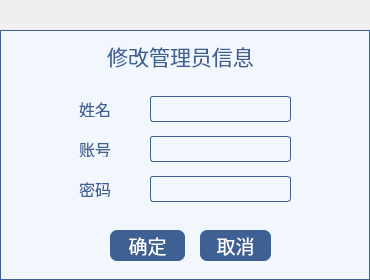
<?xml version="1.0" encoding="UTF-8"?>
<ui version="4.0">
 <class>Admin_ModifyManager</class>
 <widget class="QWidget" name="Admin_ModifyManager">
  <property name="geometry">
   <rect>
    <x>0</x>
    <y>0</y>
    <width>370</width>
    <height>280</height>
   </rect>
  </property>
  <property name="font">
   <font>
    <family>黑体</family>
    <pointsize>12</pointsize>
   </font>
  </property>
  <property name="windowTitle">
   <string>Form</string>
  </property>
  <property name="styleSheet">
   <string notr="true">QLabel{
color:#3e6093;
}


QLineEdit{
border-radius:3px;
border:1px solid #3e6093;
background:#f2f6fd;
color:#3e6093;}
QComboBox{border-radius:3px;
border:1px solid #3e6093;
background:#f2f6fd;}


QComboBox::drop-down {
width:24px;
border-image:url(:/res/所有下拉框.png);
}  

QComboBox:hover{
background:#d9e4f5;
}

QComboBox:pressed{
background:#bac9e0;
}</string>
  </property>
  <widget class="QWidget" name="widget" native="true">
   <property name="geometry">
    <rect>
     <x>70</x>
     <y>70</y>
     <width>241</width>
     <height>161</height>
    </rect>
   </property>
   <widget class="QLabel" name="label_2">
    <property name="geometry">
     <rect>
      <x>9</x>
      <y>31</y>
      <width>32</width>
      <height>16</height>
     </rect>
    </property>
    <property name="font">
     <font>
      <family>黑体</family>
      <pointsize>12</pointsize>
     </font>
    </property>
    <property name="text">
     <string>姓名</string>
    </property>
   </widget>
   <widget class="QLineEdit" name="lineEdit">
    <property name="geometry">
     <rect>
      <x>80</x>
      <y>26</y>
      <width>141</width>
      <height>26</height>
     </rect>
    </property>
   </widget>
   <widget class="QLabel" name="label_3">
    <property name="geometry">
     <rect>
      <x>9</x>
      <y>71</y>
      <width>32</width>
      <height>16</height>
     </rect>
    </property>
    <property name="font">
     <font>
      <family>黑体</family>
      <pointsize>12</pointsize>
     </font>
    </property>
    <property name="text">
     <string>账号</string>
    </property>
   </widget>
   <widget class="QLineEdit" name="lineEdit_2">
    <property name="geometry">
     <rect>
      <x>80</x>
      <y>66</y>
      <width>141</width>
      <height>26</height>
     </rect>
    </property>
   </widget>
   <widget class="QLabel" name="label_4">
    <property name="geometry">
     <rect>
      <x>9</x>
      <y>111</y>
      <width>32</width>
      <height>16</height>
     </rect>
    </property>
    <property name="font">
     <font>
      <family>黑体</family>
      <pointsize>12</pointsize>
     </font>
    </property>
    <property name="text">
     <string>密码</string>
    </property>
   </widget>
   <widget class="QLineEdit" name="lineEdit_3">
    <property name="geometry">
     <rect>
      <x>80</x>
      <y>106</y>
      <width>141</width>
      <height>26</height>
     </rect>
    </property>
   </widget>
  </widget>
  <widget class="QPushButton" name="pushButton">
   <property name="geometry">
    <rect>
     <x>110</x>
     <y>230</y>
     <width>75</width>
     <height>31</height>
    </rect>
   </property>
   <property name="font">
    <font>
     <family>黑体</family>
     <pointsize>14</pointsize>
    </font>
   </property>
   <property name="styleSheet">
    <string notr="true">QPushButton{
color:#ffffff;
background-color:#3e6093;
border-radius:7px;
}

QPushButton:hover{
background:#2c466c;
}

QPushButton:pressed{
background:#253b5b;
}</string>
   </property>
   <property name="text">
    <string>确定</string>
   </property>
  </widget>
  <widget class="QLabel" name="label_result">
   <property name="geometry">
    <rect>
     <x>10</x>
     <y>220</y>
     <width>101</width>
     <height>51</height>
    </rect>
   </property>
   <property name="text">
    <string/>
   </property>
  </widget>
  <widget class="QPushButton" name="pushButton_2">
   <property name="geometry">
    <rect>
     <x>200</x>
     <y>230</y>
     <width>71</width>
     <height>31</height>
    </rect>
   </property>
   <property name="font">
    <font>
     <family>黑体</family>
     <pointsize>14</pointsize>
    </font>
   </property>
   <property name="styleSheet">
    <string notr="true">QPushButton{
color:#ffffff;
background-color:#3e6093;
border-radius:7px;
}

QPushButton:hover{
background:#2c466c;
}

QPushButton:pressed{
background:#253b5b;
}</string>
   </property>
   <property name="text">
    <string>取消</string>
   </property>
  </widget>
  <widget class="QLabel" name="label">
   <property name="geometry">
    <rect>
     <x>100</x>
     <y>40</y>
     <width>161</width>
     <height>31</height>
    </rect>
   </property>
   <property name="font">
    <font>
     <family>黑体</family>
     <pointsize>16</pointsize>
     <weight>50</weight>
     <bold>false</bold>
    </font>
   </property>
   <property name="text">
    <string>修改管理员信息</string>
   </property>
   <property name="alignment">
    <set>Qt::AlignCenter</set>
   </property>
  </widget>
  <widget class="QWidget" name="widget_2" native="true">
   <property name="geometry">
    <rect>
     <x>0</x>
     <y>30</y>
     <width>370</width>
     <height>250</height>
    </rect>
   </property>
   <property name="styleSheet">
    <string notr="true">background:#f2f6fd;
border:1px solid #3e6093;</string>
   </property>
  </widget>
  <zorder>widget_2</zorder>
  <zorder>widget</zorder>
  <zorder>pushButton</zorder>
  <zorder>label_result</zorder>
  <zorder>pushButton_2</zorder>
  <zorder>label</zorder>
 </widget>
 <resources/>
 <connections/>
</ui>
